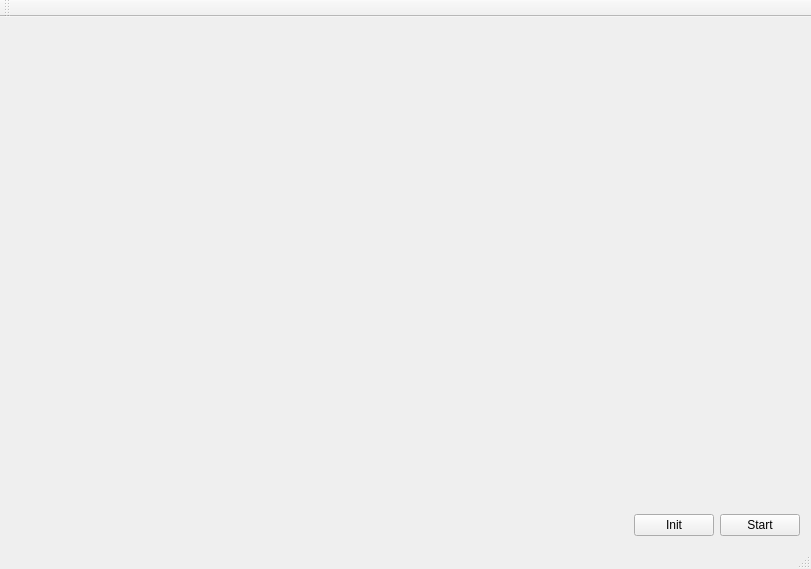
<?xml version="1.0" encoding="UTF-8"?>
<ui version="4.0">
 <class>MainWindow</class>
 <widget class="QMainWindow" name="MainWindow">
  <property name="geometry">
   <rect>
    <x>0</x>
    <y>0</y>
    <width>811</width>
    <height>569</height>
   </rect>
  </property>
  <property name="windowTitle">
   <string>MainWindow</string>
  </property>
  <property name="windowIcon">
   <iconset resource="icons.qrc">
    <normaloff>:/Icons/Icon.svg</normaloff>:/Icons/Icon.svg</iconset>
  </property>
  <widget class="QWidget" name="centralWidget">
   <layout class="QVBoxLayout" name="verticalLayout">
    <item>
     <widget class="World" name="world" native="true">
      <property name="sizePolicy">
       <sizepolicy hsizetype="Preferred" vsizetype="MinimumExpanding">
        <horstretch>0</horstretch>
        <verstretch>0</verstretch>
       </sizepolicy>
      </property>
     </widget>
    </item>
    <item>
     <layout class="QHBoxLayout" name="horizontalLayout">
      <item>
       <spacer name="horizontalSpacer">
        <property name="orientation">
         <enum>Qt::Horizontal</enum>
        </property>
        <property name="sizeHint" stdset="0">
         <size>
          <width>40</width>
          <height>20</height>
         </size>
        </property>
       </spacer>
      </item>
      <item>
       <widget class="QPushButton" name="buttonInit">
        <property name="text">
         <string>Init</string>
        </property>
       </widget>
      </item>
      <item>
       <widget class="QPushButton" name="buttonStart">
        <property name="text">
         <string>Start</string>
        </property>
       </widget>
      </item>
     </layout>
    </item>
   </layout>
  </widget>
  <widget class="QMenuBar" name="menuBar">
   <property name="geometry">
    <rect>
     <x>0</x>
     <y>0</y>
     <width>811</width>
     <height>20</height>
    </rect>
   </property>
  </widget>
  <widget class="QToolBar" name="mainToolBar">
   <attribute name="toolBarArea">
    <enum>TopToolBarArea</enum>
   </attribute>
   <attribute name="toolBarBreak">
    <bool>false</bool>
   </attribute>
  </widget>
  <widget class="QStatusBar" name="statusBar"/>
 </widget>
 <layoutdefault spacing="6" margin="11"/>
 <customwidgets>
  <customwidget>
   <class>World</class>
   <extends>QWidget</extends>
   <header>world.h</header>
   <container>1</container>
  </customwidget>
 </customwidgets>
 <resources>
  <include location="icons.qrc"/>
 </resources>
 <connections/>
</ui>
